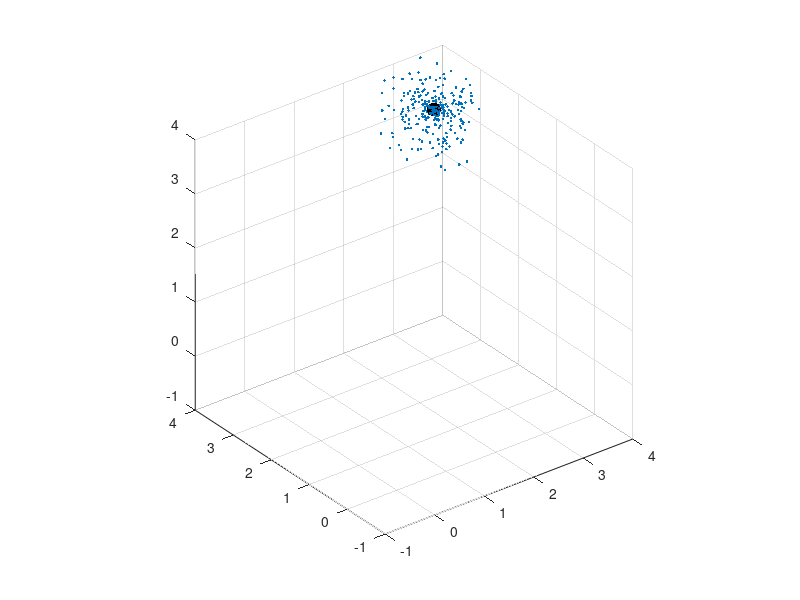
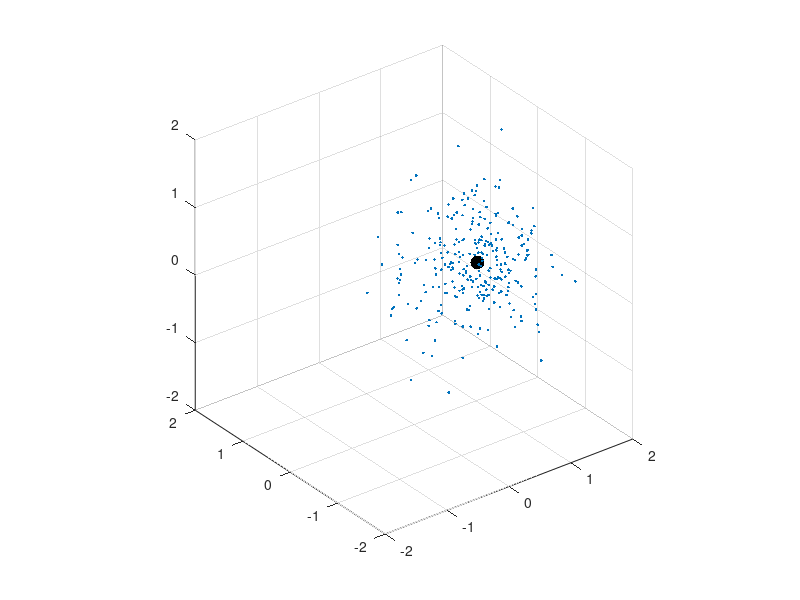

Reproduce these figures in MATLAB, in order.
% Demonstration of motion of the center of mass of a collection of 
% particles in the case where there is and is not motion of particles 
% relative to the center of mass. 
%
% See Ch. 6.1.3

% Copyright (c) 2015 Dmitry Savransky (ds264@cornell.edu)

N = 300;
th = acos(rand(1,N)*2 - 1);
phi = rand(1,N)*2*pi;
r = rand(1,N);
r0 = [r.*sin(th).*cos(phi);r.*sin(th).*sin(phi);r.*cos(th)];
rG = sum(r0,2)/N;

figure(1)
clf
set(1,'Position', [100,265,560,420])
p1 = plot3(r0(1,:),r0(2,:),r0(3,:),'.');
hold on
G1 = plot3(rG(1),rG(2),rG(3),'k.','MarkerSize',30);
hold off
axis equal
axis([-1,4,-1,4,-1,4])
grid on

figure(2)
clf
set(2,'Position', [661,265,560,420])
p2 = plot3(r0(1,:),r0(2,:),r0(3,:),'.');
hold on
G2 = plot3(rG(1),rG(2),rG(3),'k.','MarkerSize',30);
hold off
axis equal
axis([-2,2,-2,2,-2,2])
grid on

v1 = repmat([1;1;1],1,N);
th = linspace(0,2*pi,151);
r2 = r0+repmat([cos(th(1));sin(th(1));0],1,N);
%%
for j = 1:150
    r1 = r0+v1*(j/45);
    rG1 = sum(r1,2)/N;
    set(p1,'XData',r1(1,:),'YData',r1(2,:),'ZData',r1(3,:))
    set(G1,'XData',rG1(1),'YData',rG1(2),'ZData',rG1(3))
    
    v2 = randn(3,N);
    r2 = r2+v2/30+repmat([cos(th(j+1))-cos(th(j));...
        sin(th(j+1))-sin(th(j));0],1,N);
    rG2 = sum(r2,2)/N;
    set(p2,'XData',r2(1,:),'YData',r2(2,:),'ZData',r2(3,:))
    set(G2,'XData',rG2(1),'YData',rG2(2),'ZData',rG2(3))
    
    pause(0.1)
end

